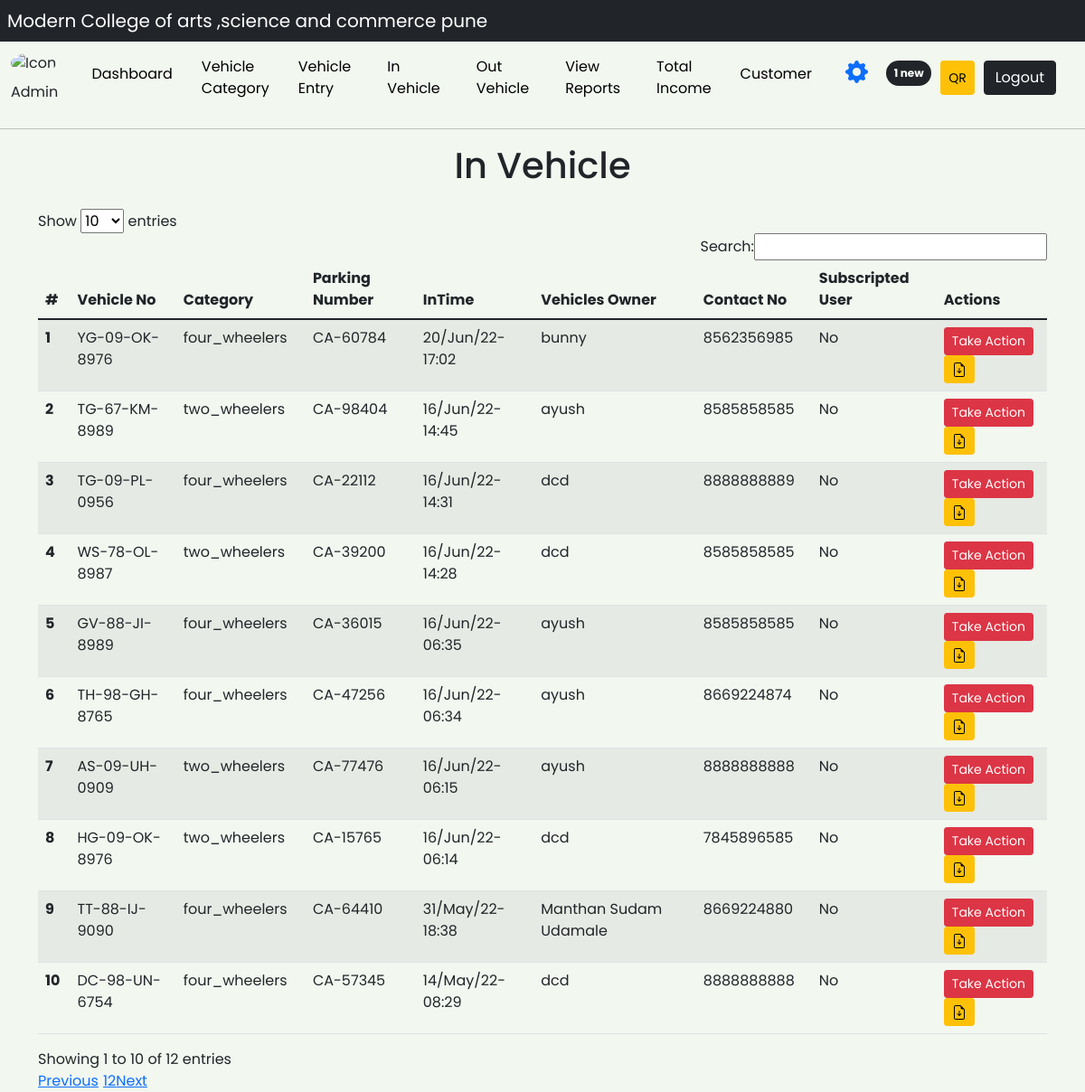
The page /in-vehicles.php (signed in) on the database its author committed.
### tables this page shows
CREATE TABLE `vehicle_info` (
  `ID` int(10) NOT NULL,
  `ParkingNumber` varchar(120) DEFAULT NULL,
  `VehicleCategory` varchar(120) NOT NULL,
  `VehicleCompanyname` varchar(120) DEFAULT NULL,
  `RegistrationNumber` varchar(120) DEFAULT NULL,
  `OwnerName` varchar(120) DEFAULT NULL,
  `OwnerContactNumber` bigint(10) DEFAULT NULL,
  `InTime` timestamp NULL DEFAULT NULL,
  `OutTime` timestamp NULL DEFAULT NULL,
  `ParkingCharge` varchar(120) NOT NULL,
  `Remark` mediumtext NOT NULL,
  `Status` varchar(5) NOT NULL,
  `cdate` date NOT NULL DEFAULT current_timestamp(),
  `payment_status` varchar(50) NOT NULL,
  `payment_id` varchar(50) NOT NULL,
  `uid` int(11) DEFAULT NULL
);

### in-vehicles.php (the view, shortened to what this page needs)
<?php
if (strlen($_SESSION['vpmsaid'] == 0)) {
	header('location:logout.php');
} else {
?>
	<!doctype html>
	<html lang="en">
	<head>
		<link href="https://cdn.jsdelivr.net/npm/bootstrap@5.1.3/dist/css/bootstrap.min.css" rel="stylesheet">
		<link rel="stylesheet" href="includes/body.css">
	</head>
	<body class="c1">
		<?php
		include 'includes/sidebar.php'
		?>
		<div class="container">
			<div class="col-sm-9 col-sm-offset-3 col-lg-12 col-lg-offset-2 main">
				<h1 class="panel-heading text-center mb-4"> In Vehicle</h1>
					<div class="row">
						<div class="col-lg-12">
							<div class="panel panel-default">
								<div class="panel-body">
												<?php
												$ret = mysqli_query($con, "SELECT * FROM vehicle_info WHERE Status='' ORDER BY InTime DESC");
												$cnt = 1;
												$count = mysqli_num_rows($ret);
												if ($count > 0){
													echo '
													<table class="table table-striped table-hover mt-4" id="myTable">
										<thead>
											<tr class="mt-4">
												<th scope="col">#</th>
												<th scope="col">Vehicle No</th>
												<th scope="col">Category</th>
												<th scope="col">Parking Number</th>
												<th scope="col">InTime</th>
												<th scope="col">Vehicles Owner</th>
												<th scope="col">Contact No</th>
												<th scope="col">Subscripted User</th>
												<th scope="col">Actions</th>
											</tr>
										</thead>
										<tbody>
											<tr>';
													while ($row = mysqli_fetch_array($ret)) {
														$vehno = $row['RegistrationNumber'];
														$catname= $row['VehicleCategory'];
														$d = $row['InTime'];
														$date = date_create($d);
														$InTime = date_format($date, "d/M/y-H:i");
												?>
													<th scope='row'>
														<?php echo $cnt; ?>
													</th>
													<td>
														<?php echo $vehno ?>
													</td>
													<td>
														<?php echo $catname ?>
													</td>
													<td>
														<?php echo 'CA-' . $row['ParkingNumber']; ?>
													</td>
													<td>
														<?php echo $InTime  ?>
													</td>
													<td>
														<?php echo $row['OwnerName']; ?>
													</td>
													<td>
														<?php echo $row['OwnerContactNumber']; ?>
													</td>
													<td>
														<?php
														$query = mysqli_query($con, "SELECT vehicle_no FROM subscripted_user WHERE vehicle_no= '$vehno' and vehicle_cat='$catname' and status != 'deleted'");
														if ($row1 = mysqli_num_rows($query)) {
															echo 'Yes';
														} else {
															echo 'No';
														}
														?>
													</td>
													<td><a href="update-incomingdetail.php?updateid=<?php echo $row['ID']; ?>"><button type="button" class="btn btn-sm btn-danger">Take Action</button></a>
														<a href="bill-in-daily.php?vid=<?php echo $row['ID']; ?>" download="receipt"><button type="button" class="btn btn-sm btn-warning"> <i class="fa fa-print"></i></button>
													</td>
											</tr>
										<?php $cnt = $cnt + 1;
													}
												 }
												 else {
													echo '<div class="alert alert-warning text-dark" role="alert">
													<b>Customer-Entry Not Found..</b>
												  </div>
												  <img src="includes/img/history1.png" style="height:400px; width:400px;margin-left:400px">';
												  } ?>
										</tbody>
									</table>
								</div>
							</div>
						</div>
					</div>
			</div>
		</div>
	</body>
	</html>
<?php }  ?>

### includes/body.css (style rules this page uses)
* { font-family: 'Poppins', sans-serif; }
.c1 { background:#f2f7f0; }

### rows shown on the page
vehicle_info: RegistrationNumber "YG-09-OK-8976", VehicleCategory "four_wheelers", ParkingNumber "60784", InTime "20/Jun/22-17:02", OwnerName "bunny", OwnerContactNumber "8562356985"
vehicle_info: RegistrationNumber "TG-67-KM-8989", VehicleCategory "two_wheelers", ParkingNumber "98404", InTime "16/Jun/22-14:45", OwnerName "ayush", OwnerContactNumber "8585858585"
vehicle_info: RegistrationNumber "TG-09-PL-0956", VehicleCategory "four_wheelers", ParkingNumber "22112", InTime "16/Jun/22-14:31", OwnerName "dcd", OwnerContactNumber "8888888889"
vehicle_info: RegistrationNumber "WS-78-OL-8987", VehicleCategory "two_wheelers", ParkingNumber "39200", InTime "16/Jun/22-14:28", OwnerName "dcd", OwnerContactNumber "8585858585"
vehicle_info: RegistrationNumber "GV-88-JI-8989", VehicleCategory "four_wheelers", ParkingNumber "36015", InTime "16/Jun/22-06:35", OwnerName "ayush", OwnerContactNumber "8585858585"
vehicle_info: RegistrationNumber "TH-98-GH-8765", VehicleCategory "four_wheelers", ParkingNumber "47256", InTime "16/Jun/22-06:34", OwnerName "ayush", OwnerContactNumber "8669224874"
vehicle_info: RegistrationNumber "AS-09-UH-0909", VehicleCategory "two_wheelers", ParkingNumber "77476", InTime "16/Jun/22-06:15", OwnerName "ayush", OwnerContactNumber "8888888888"
vehicle_info: RegistrationNumber "HG-09-OK-8976", VehicleCategory "two_wheelers", ParkingNumber "15765", InTime "16/Jun/22-06:14", OwnerName "dcd", OwnerContactNumber "7845896585"
vehicle_info: RegistrationNumber "TT-88-IJ-9090", VehicleCategory "four_wheelers", ParkingNumber "64410", InTime "31/May/22-18:38", OwnerName "Manthan Sudam Udamale", OwnerContactNumber "8669224880"
vehicle_info: RegistrationNumber "DC-98-UN-6754", VehicleCategory "four_wheelers", ParkingNumber "57345", InTime "14/May/22-08:29", OwnerName "dcd", OwnerContactNumber "8888888888"

### other values the page prints
$count "1"
